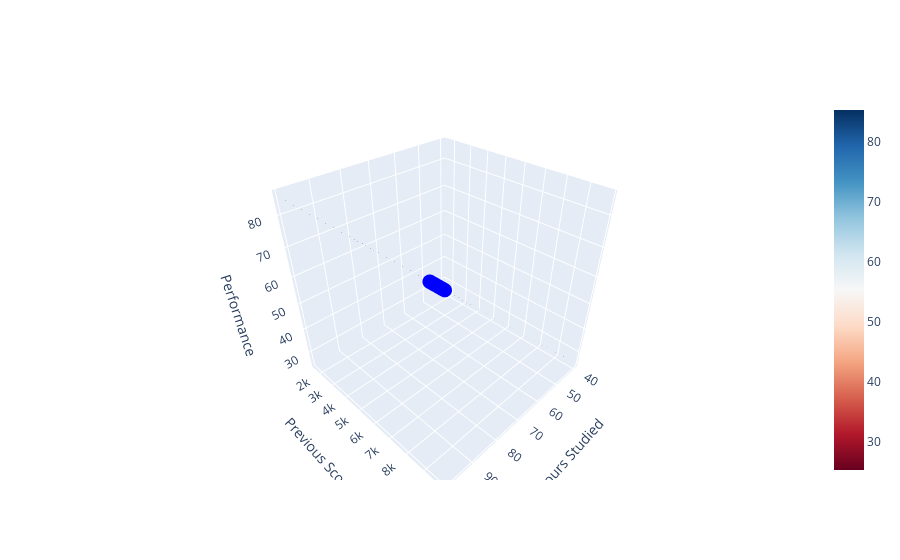

The notebook cell this image was saved under:
### Code cell
import plotly.graph_objects as go
scatter = go.Scatter3d(
    x=X1.ravel(),
    y=X2.ravel(),
    z=y_.ravel(),
    mode='markers',
    marker=dict(size=5, color='blue'),
    name='Data Points'
)

# Create the surface plot for the regression model
surface = go.Surface(
    x=X1_values,
    y=X2_values,
    z=y_pred,
    colorscale='RdBu',
    opacity=0.8,
    name='Regression Model'
)

fig = go.Figure(data=[scatter, surface])

fig.update_layout(scene=dict(xaxis_title='Hours Studied', yaxis_title='Previous Score', zaxis_title='Performance'))

### Figure 1 — Plotly figure (JSON) as saved in the notebook; plotly's stock layout.template omitted (floating-point values rounded to 4 significant figures; data arrays with more than 128 entries replaced by an {"elided": "..."} marker saying what was removed)
{"data": [{"marker": {"color": "blue", "size": 5}, "mode": "markers", "name": "Data Points", "type": "scatter3d", "x": {"elided": "1975 int values"}, "y": {"elided": "1975 int values"}, "z": {"elided": "1975 float values"}}, {"colorscale": [[0, "rgb(103,0,31)"], [0.1, "rgb(178,24,43)"], [0.2, "rgb(214,96,77)"], [0.3, "rgb(244,165,130)"], [0.4, "rgb(253,219,199)"], [0.5, "rgb(247,247,247)"], [0.6, "rgb(209,229,240)"], [0.7, "rgb(146,197,222)"], [0.8, "rgb(67,147,195)"], [0.9, "rgb(33,102,172)"], [1, "rgb(5,48,97)"]], "name": "Regression Model", "opacity": 0.8, "type": "surface", "x": {"elided": "100x100 float values"}, "y": {"elided": "100x100 float values"}, "z": {"elided": "100x100 float values"}}], "layout": {"scene": {"xaxis": {"title": {"text": "Hours Studied"}}, "yaxis": {"title": {"text": "Previous Score"}}, "zaxis": {"title": {"text": "Performance"}}}}}
